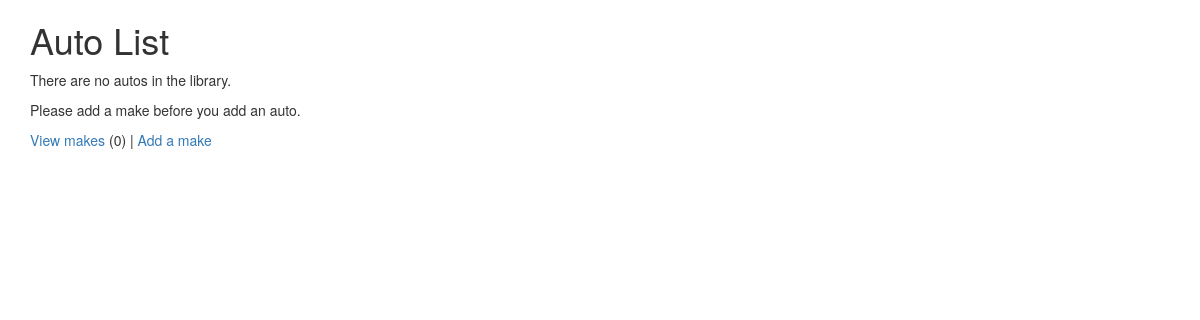
The app's page /autos/ (signed in), older data.
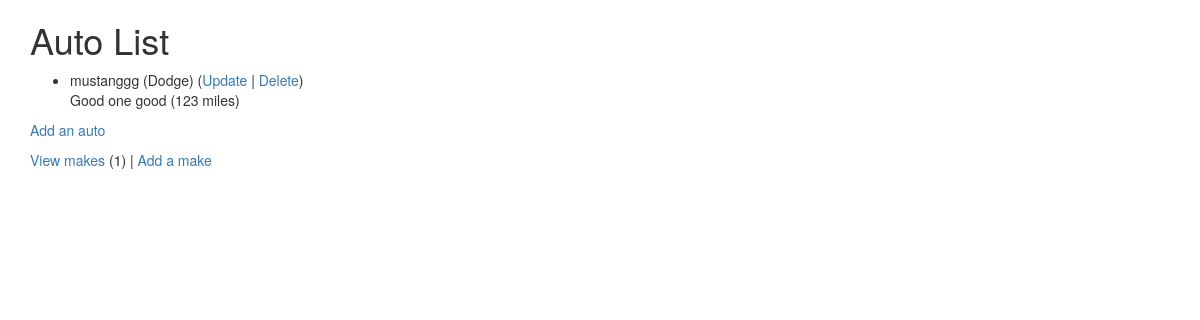
The same page, newer data.
### autos/models.py (models this page shows, shortened)
class Auto(models.Model):
    nickname = models.CharField(
            max_length=200,
            validators=[MinLengthValidator(2, "Nickname must be greater than 1 character")]
    )
    mileage = models.PositiveIntegerField()
    comments = models.CharField(max_length=300)
    make = models.ForeignKey('Make', on_delete=models.CASCADE, null=False)

class Make(models.Model):
    name = models.CharField(
            max_length=200,
            help_text='Enter a make (e.g. Dodge)',
            validators=[MinLengthValidator(2, "Make must be greater than 1 character")]
    )
    def __str__(self):
        return self.name

### autos/views.py (the view)
# urls.py: path('', views.MainView.as_view(), name='all'),
class MainView(LoginRequiredMixin, View):
    def get(self, request):
        mc = Make.objects.all().count()
        al = Auto.objects.all()
        ctx = {'make_count': mc, 'auto_list': al}
        return render(request, 'autos/auto_list.html', ctx)

### autos/templates/autos/auto_list.html
{% extends "base_bootstrap.html" %}
{% block content %}
  <h1>Auto List</h1>
  {% if auto_list %}
  <ul>
    {% for auto in auto_list %}
      <li>
          {{ auto.nickname }} ({{ auto.make }})
          (<a href="{% url 'autos:auto_update' auto.id %}">Update</a> |
          <a href="{% url 'autos:auto_delete' auto.id %}">Delete</a>) <br/>
          {{ auto.comments }} ({{ auto.mileage }} miles)
      </li>
    {% endfor %}
  </ul>
  {% else %}
    <p>There are no autos in the library.</p>
  {% endif %}
  <p>
    {% if make_count > 0 %}
      <a href="{% url 'autos:auto_create' %}">Add an auto</a>
    {% else %}
      Please add a make before you add an auto.
    {% endif %}
  </p>
  <p>
  <a href="{% url 'autos:make_list' %}">View makes</a> ({{ make_count }}) |
    <a href="{% url 'autos:make_create' %}">Add a make</a>
  </p>
{% endblock %}

### autos/templates/base_bootstrap.html (shortened to what this page needs)
<!DOCTYPE html>
<html>
<head>
<link rel="stylesheet"
    href="https://maxcdn.bootstrapcdn.com/bootstrap/3.4.0/css/bootstrap.min.css"
>
<link rel="stylesheet"
    href="https://maxcdn.bootstrapcdn.com/bootstrap/3.4.0/css/bootstrap-theme.min.css"
>
<link rel="stylesheet"
    href="https://code.jquery.com/ui/1.12.1/themes/ui-lightness/jquery-ui.css"
>
<link rel="stylesheet" href="https://use.fontawesome.com/releases/v5.8.1/css/all.css">
<link rel="stylesheet" href="https://use.fontawesome.com/releases/v5.8.1/css/v4-shims.css">
</head>
<body>
<div class="container">
{% block content %}
{% endblock %}
</div>
</body>
</html>

Row changes from the older to the newer data that the page shows:
added Auto: nickname "mustanggg", make "Dodge", comments "Good one good", mileage "123"
Text that changed along with them:
{{ make_count }}: "0" → "1"
text no longer shown: "There are no autos in the library. Please add a make before you add an auto."
text now shown: "Add an auto"
